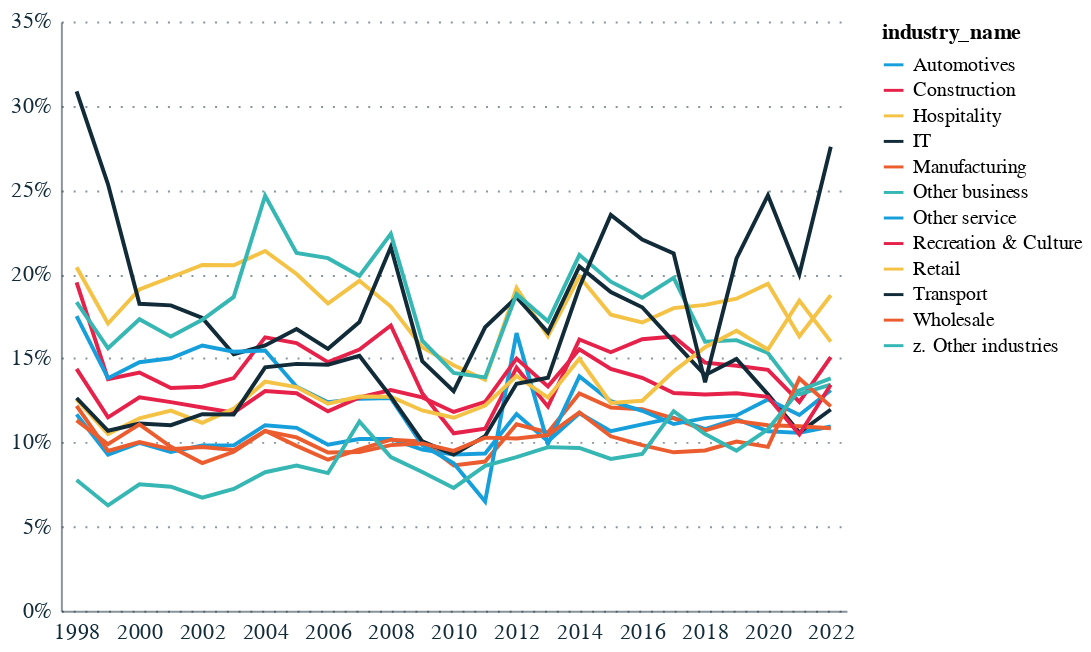

The notebook cell this image was saved under:
### Code cell
# FIGURE 4 - INDUSTRY ENTRY RATES 2018 TO 2022

# Note we could include 2023 here, currently blanked in the SecureLab export but theoretically we have the info we need.
# ENTRY = NOT PRESENT IN T-1 BUT PRESENT IN T (we don't need t+1)
# Check the figures in SecureLab

industry_entry = industry_dynamism.melt(id_vars=['year','industry_name'], value_vars=['Entry rate'])

industry_entry

chart = alt.Chart(industry_entry).mark_line().encode(
    x=alt.X('year:O', axis=alt.Axis(
                labelExpr="datum.value % 2 == 0 ? datum.label : ''",  # Show every 2nd year
            labelAngle=0)),
    y=alt.Y('value:Q',  axis=alt.Axis(format='%')),
    color=alt.Color('industry_name:N')
)

chart

### Figure 1 — Vega-Lite specification as saved in the notebook (floating-point values rounded to 4 significant figures; data arrays with more than 128 entries replaced by an {"elided": "..."} marker saying what was removed)
{"config": {"font": "Circular Std", "mark": {"line": {"interpolate": "linear"}}, "view": {"stroke": "transparent", "width": 400, "height": 300}, "range": {"category": ["#179fdb", "#e6224b", "#f4c245", "#122b39", "#eb5c2e", "#36b7b4"], "diverging": ["#E6224B", "#E54753", "#C9C9C9", "#179FDB", "#122B39"], "heatmap": ["#C9C9C9", "#179FDB", "#0063AF", "#122B39"], "ordinal": ["#00A767", "#36B7B4", "#179FDB", "#0063AF", "#243B5A"]}, "axisX": {"labelColor": "#122b39", "tickColor": "#122b39", "domainColor": "#122b39", "domainOpacity": 0.5, "gridOpacity": 0, "labelFont": "Circular Std", "labelAngle": 0, "labelAlign": "center", "labelFontSize": 11, "labelPadding": 5, "tickCount": 10, "tickSize": 0, "title": ""}, "axisY": {"labelColor": "#122b39", "labelFont": "Circular Std", "tickColor": "#122b39", "domainColor": "#122b39", "gridColor": "#122b39", "gridDash": [1, 5], "gridOpacity": 0.5, "labelPadding": 5, "labelFontSize": 11, "domainOpacity": 0.5, "tickSize": 0, "title": null, "titleAlign": "left", "titleAngle": 0, "titleBaseline": "bottom", "titleColor": "#122b39", "titleOpacity": 0.9, "titleX": 0, "titleY": -7}}, "data": {"name": "data-e82e2f855d718539ec46f1645341d686"}, "mark": {"type": "line"}, "encoding": {"color": {"field": "industry_name", "type": "nominal"}, "x": {"axis": {"labelAngle": 0, "labelExpr": "datum.value % 2 == 0 ? datum.label : ''"}, "field": "year", "type": "ordinal"}, "y": {"axis": {"format": "%"}, "field": "value", "type": "quantitative"}}, "$schema": "https://vega.github.io/schema/vega-lite/v5.20.1.json", "datasets": {"data-e82e2f855d718539ec46f1645341d686": {"elided": "300 records"}}}
